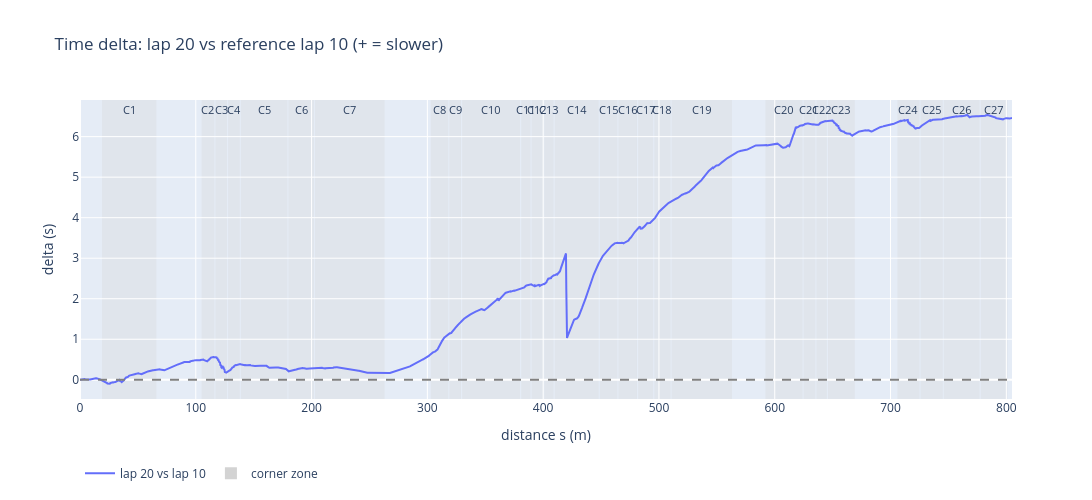

Notebook cell for this chart:
### Markdown cell above
they agree so teh grid is consistent

### Code cell
plot_delta(d, zones, ref, lap, length).show()

### Figure 1 — Plotly figure (JSON) as saved in the notebook; plotly's stock layout.template omitted (floating-point values rounded to 4 significant figures; data arrays with more than 128 entries replaced by an {"elided": "..."} marker saying what was removed)
{"data": [{"line": {"width": 2}, "mode": "lines", "name": "lap 20 vs lap 10", "type": "scatter", "x": {"elided": "2684 float values"}, "y": {"elided": "2684 float values"}}, {"marker": {"color": "lightgrey", "size": 12, "symbol": "square"}, "mode": "markers", "name": "corner zone", "type": "scatter", "x": [null], "y": [null]}], "layout": {"annotations": [{"font": {"size": 11}, "showarrow": false, "text": "C1", "x": 42.5, "y": 1, "yref": "paper"}, {"font": {"size": 11}, "showarrow": false, "text": "C2", "x": 110.5, "y": 1, "yref": "paper"}, {"font": {"size": 11}, "showarrow": false, "text": "C3", "x": 122, "y": 1, "yref": "paper"}, {"font": {"size": 11}, "showarrow": false, "text": "C4", "x": 133, "y": 1, "yref": "paper"}, {"font": {"size": 11}, "showarrow": false, "text": "C5", "x": 159, "y": 1, "yref": "paper"}, {"font": {"size": 11}, "showarrow": false, "text": "C6", "x": 191, "y": 1, "yref": "paper"}, {"font": {"size": 11}, "showarrow": false, "text": "C7", "x": 233, "y": 1, "yref": "paper"}, {"font": {"size": 11}, "showarrow": false, "text": "C8", "x": 310.5, "y": 1, "yref": "paper"}, {"font": {"size": 11}, "showarrow": false, "text": "C9", "x": 324, "y": 1, "yref": "paper"}, {"font": {"size": 11}, "showarrow": false, "text": "C10", "x": 355, "y": 1, "yref": "paper"}, {"font": {"size": 11}, "showarrow": false, "text": "C11", "x": 385, "y": 1, "yref": "paper"}, {"font": {"size": 11}, "showarrow": false, "text": "C12", "x": 395, "y": 1, "yref": "paper"}, {"font": {"size": 11}, "showarrow": false, "text": "C13", "x": 405, "y": 1, "yref": "paper"}, {"font": {"size": 11}, "showarrow": false, "text": "C14", "x": 429, "y": 1, "yref": "paper"}, {"font": {"size": 11}, "showarrow": false, "text": "C15", "x": 456.5, "y": 1, "yref": "paper"}, {"font": {"size": 11}, "showarrow": false, "text": "C16", "x": 473, "y": 1, "yref": "paper"}, {"font": {"size": 11}, "showarrow": false, "text": "C17", "x": 488.5, "y": 1, "yref": "paper"}, {"font": {"size": 11}, "showarrow": false, "text": "C18", "x": 503, "y": 1, "yref": "paper"}, {"font": {"size": 11}, "showarrow": false, "text": "C19", "x": 537, "y": 1, "yref": "paper"}, {"font": {"size": 11}, "showarrow": false, "text": "C20", "x": 608, "y": 1, "yref": "paper"}, {"font": {"size": 11}, "showarrow": false, "text": "C21", "x": 630, "y": 1, "yref": "paper"}, {"font": {"size": 11}, "showarrow": false, "text": "C22", "x": 640.5, "y": 1, "yref": "paper"}, {"font": {"size": 11}, "showarrow": false, "text": "C23", "x": 657.5, "y": 1, "yref": "paper"}, {"font": {"size": 11}, "showarrow": false, "text": "C24", "x": 715.5, "y": 1, "yref": "paper"}, {"font": {"size": 11}, "showarrow": false, "text": "C25", "x": 735.5, "y": 1, "yref": "paper"}, {"font": {"size": 11}, "showarrow": false, "text": "C26", "x": 761.5, "y": 1, "yref": "paper"}, {"font": {"size": 11}, "showarrow": false, "text": "C27", "x": 789.5, "y": 1, "yref": "paper"}], "height": 500, "legend": {"orientation": "h", "y": -0.2}, "shapes": [{"line": {"color": "grey", "dash": "dash"}, "type": "line", "x0": 0, "x1": 1, "xref": "x domain", "y0": 0, "y1": 0, "yref": "y"}, {"fillcolor": "lightgrey", "layer": "below", "line": {"width": 0}, "opacity": 0.3, "type": "rect", "x0": 19, "x1": 66, "xref": "x", "y0": 0, "y1": 1, "yref": "y domain"}, {"fillcolor": "lightgrey", "layer": "below", "line": {"width": 0}, "opacity": 0.3, "type": "rect", "x0": 105, "x1": 116, "xref": "x", "y0": 0, "y1": 1, "yref": "y domain"}, {"fillcolor": "lightgrey", "layer": "below", "line": {"width": 0}, "opacity": 0.3, "type": "rect", "x0": 117, "x1": 127, "xref": "x", "y0": 0, "y1": 1, "yref": "y domain"}, {"fillcolor": "lightgrey", "layer": "below", "line": {"width": 0}, "opacity": 0.3, "type": "rect", "x0": 128, "x1": 138, "xref": "x", "y0": 0, "y1": 1, "yref": "y domain"}, {"fillcolor": "lightgrey", "layer": "below", "line": {"width": 0}, "opacity": 0.3, "type": "rect", "x0": 139, "x1": 179, "xref": "x", "y0": 0, "y1": 1, "yref": "y domain"}, {"fillcolor": "lightgrey", "layer": "below", "line": {"width": 0}, "opacity": 0.3, "type": "rect", "x0": 180, "x1": 202, "xref": "x", "y0": 0, "y1": 1, "yref": "y domain"}, {"fillcolor": "lightgrey", "layer": "below", "line": {"width": 0}, "opacity": 0.3, "type": "rect", "x0": 203, "x1": 263, "xref": "x", "y0": 0, "y1": 1, "yref": "y domain"}, {"fillcolor": "lightgrey", "layer": "below", "line": {"width": 0}, "opacity": 0.3, "type": "rect", "x0": 303, "x1": 318, "xref": "x", "y0": 0, "y1": 1, "yref": "y domain"}, {"fillcolor": "lightgrey", "layer": "below", "line": {"width": 0}, "opacity": 0.3, "type": "rect", "x0": 319, "x1": 329, "xref": "x", "y0": 0, "y1": 1, "yref": "y domain"}, {"fillcolor": "lightgrey", "layer": "below", "line": {"width": 0}, "opacity": 0.3, "type": "rect", "x0": 330, "x1": 380, "xref": "x", "y0": 0, "y1": 1, "yref": "y domain"}, {"fillcolor": "lightgrey", "layer": "below", "line": {"width": 0}, "opacity": 0.3, "type": "rect", "x0": 381, "x1": 389, "xref": "x", "y0": 0, "y1": 1, "yref": "y domain"}, {"fillcolor": "lightgrey", "layer": "below", "line": {"width": 0}, "opacity": 0.3, "type": "rect", "x0": 390, "x1": 400, "xref": "x", "y0": 0, "y1": 1, "yref": "y domain"}, {"fillcolor": "lightgrey", "layer": "below", "line": {"width": 0}, "opacity": 0.3, "type": "rect", "x0": 401, "x1": 409, "xref": "x", "y0": 0, "y1": 1, "yref": "y domain"}, {"fillcolor": "lightgrey", "layer": "below", "line": {"width": 0}, "opacity": 0.3, "type": "rect", "x0": 410, "x1": 448, "xref": "x", "y0": 0, "y1": 1, "yref": "y domain"}, {"fillcolor": "lightgrey", "layer": "below", "line": {"width": 0}, "opacity": 0.3, "type": "rect", "x0": 449, "x1": 464, "xref": "x", "y0": 0, "y1": 1, "yref": "y domain"}, {"fillcolor": "lightgrey", "layer": "below", "line": {"width": 0}, "opacity": 0.3, "type": "rect", "x0": 465, "x1": 481, "xref": "x", "y0": 0, "y1": 1, "yref": "y domain"}, {"fillcolor": "lightgrey", "layer": "below", "line": {"width": 0}, "opacity": 0.3, "type": "rect", "x0": 482, "x1": 495, "xref": "x", "y0": 0, "y1": 1, "yref": "y domain"}, {"fillcolor": "lightgrey", "layer": "below", "line": {"width": 0}, "opacity": 0.3, "type": "rect", "x0": 496, "x1": 510, "xref": "x", "y0": 0, "y1": 1, "yref": "y domain"}, {"fillcolor": "lightgrey", "layer": "below", "line": {"width": 0}, "opacity": 0.3, "type": "rect", "x0": 511, "x1": 563, "xref": "x", "y0": 0, "y1": 1, "yref": "y domain"}, {"fillcolor": "lightgrey", "layer": "below", "line": {"width": 0}, "opacity": 0.3, "type": "rect", "x0": 592, "x1": 624, "xref": "x", "y0": 0, "y1": 1, "yref": "y domain"}, {"fillcolor": "lightgrey", "layer": "below", "line": {"width": 0}, "opacity": 0.3, "type": "rect", "x0": 625, "x1": 635, "xref": "x", "y0": 0, "y1": 1, "yref": "y domain"}, {"fillcolor": "lightgrey", "layer": "below", "line": {"width": 0}, "opacity": 0.3, "type": "rect", "x0": 636, "x1": 645, "xref": "x", "y0": 0, "y1": 1, "yref": "y domain"}, {"fillcolor": "lightgrey", "layer": "below", "line": {"width": 0}, "opacity": 0.3, "type": "rect", "x0": 646, "x1": 669, "xref": "x", "y0": 0, "y1": 1, "yref": "y domain"}, {"fillcolor": "lightgrey", "layer": "below", "line": {"width": 0}, "opacity": 0.3, "type": "rect", "x0": 706, "x1": 725, "xref": "x", "y0": 0, "y1": 1, "yref": "y domain"}, {"fillcolor": "lightgrey", "layer": "below", "line": {"width": 0}, "opacity": 0.3, "type": "rect", "x0": 726, "x1": 745, "xref": "x", "y0": 0, "y1": 1, "yref": "y domain"}, {"fillcolor": "lightgrey", "layer": "below", "line": {"width": 0}, "opacity": 0.3, "type": "rect", "x0": 746, "x1": 777, "xref": "x", "y0": 0, "y1": 1, "yref": "y domain"}, {"fillcolor": "lightgrey", "layer": "below", "line": {"width": 0}, "opacity": 0.3, "type": "rect", "x0": 778, "x1": 801, "xref": "x", "y0": 0, "y1": 1, "yref": "y domain"}], "showlegend": true, "title": {"text": "Time delta: lap 20 vs reference lap 10 (+ = slower)"}, "width": 1400, "xaxis": {"title": {"text": "distance s (m)"}}, "yaxis": {"title": {"text": "delta (s)"}}}}
